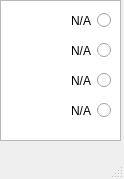
<?xml version="1.0" encoding="UTF-8"?>
<ui version="4.0">
 <class>wireguard_tray</class>
 <widget class="QMainWindow" name="wireguard_tray">
  <property name="geometry">
   <rect>
    <x>0</x>
    <y>0</y>
    <width>124</width>
    <height>179</height>
   </rect>
  </property>
  <property name="sizeIncrement">
   <size>
    <width>0</width>
    <height>0</height>
   </size>
  </property>
  <property name="windowTitle">
   <string>Wireguard Tray</string>
  </property>
  <widget class="QWidget" name="centralwidget">
   <widget class="QListView" name="list1">
    <property name="geometry">
     <rect>
      <x>0</x>
      <y>0</y>
      <width>121</width>
      <height>141</height>
     </rect>
    </property>
   </widget>
   <widget class="QRadioButton" name="config1Button">
    <property name="geometry">
     <rect>
      <x>10</x>
      <y>10</y>
      <width>101</width>
      <height>21</height>
     </rect>
    </property>
    <property name="layoutDirection">
     <enum>Qt::LayoutDirection::RightToLeft</enum>
    </property>
    <property name="text">
     <string>N/A</string>
    </property>
   </widget>
   <widget class="QRadioButton" name="config2Button">
    <property name="geometry">
     <rect>
      <x>10</x>
      <y>40</y>
      <width>101</width>
      <height>21</height>
     </rect>
    </property>
    <property name="layoutDirection">
     <enum>Qt::LayoutDirection::RightToLeft</enum>
    </property>
    <property name="text">
     <string>N/A</string>
    </property>
   </widget>
   <widget class="QRadioButton" name="config3Button">
    <property name="geometry">
     <rect>
      <x>10</x>
      <y>70</y>
      <width>101</width>
      <height>21</height>
     </rect>
    </property>
    <property name="layoutDirection">
     <enum>Qt::LayoutDirection::RightToLeft</enum>
    </property>
    <property name="text">
     <string>N/A</string>
    </property>
   </widget>
   <widget class="QRadioButton" name="config4Button">
    <property name="enabled">
     <bool>true</bool>
    </property>
    <property name="geometry">
     <rect>
      <x>10</x>
      <y>100</y>
      <width>101</width>
      <height>21</height>
     </rect>
    </property>
    <property name="layoutDirection">
     <enum>Qt::LayoutDirection::RightToLeft</enum>
    </property>
    <property name="text">
     <string>N/A</string>
    </property>
   </widget>
  </widget>
  <widget class="QMenuBar" name="menubar">
   <property name="geometry">
    <rect>
     <x>0</x>
     <y>0</y>
     <width>124</width>
     <height>22</height>
    </rect>
   </property>
  </widget>
  <widget class="QStatusBar" name="statusbar"/>
 </widget>
 <resources/>
 <connections/>
</ui>
